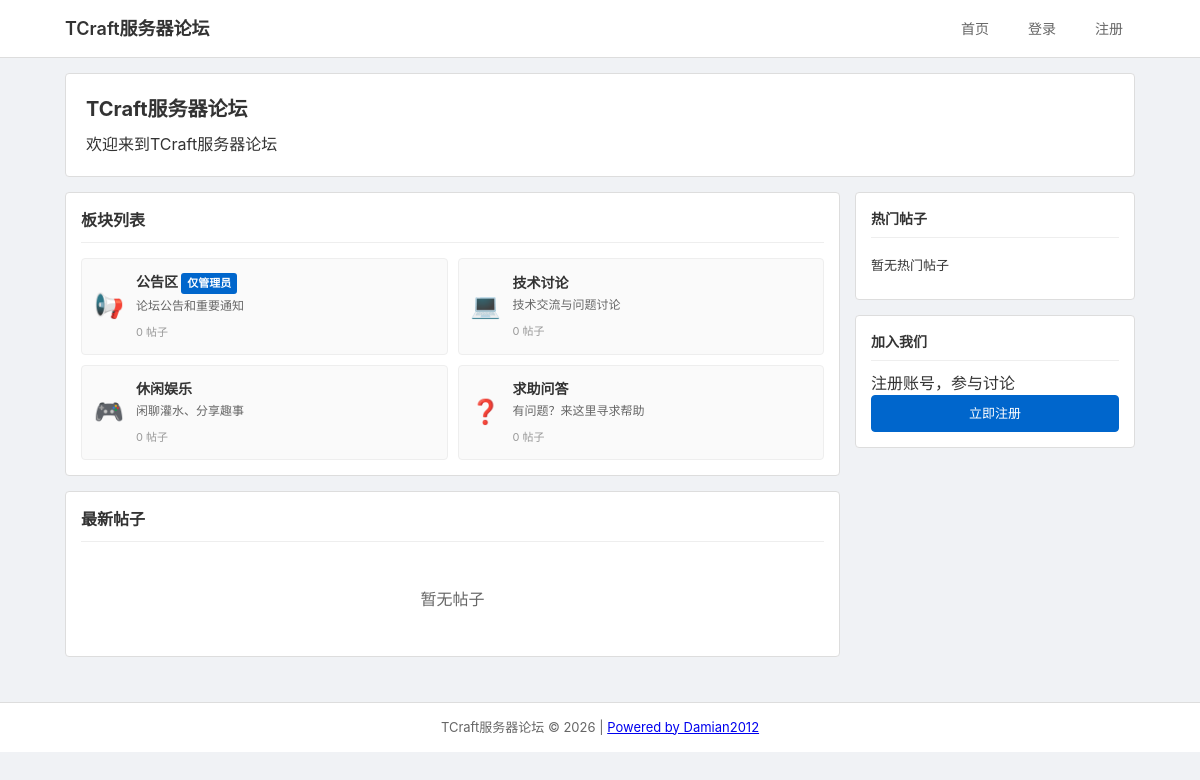
/index, run on the app's committed database.
### app/models.py (models this page shows, shortened)
class SiteConfig(db.Model):
    id = db.Column(db.Integer, primary_key=True)
    site_name = db.Column(db.String(100), default='TCraft服务器论坛')
    created_at = db.Column(db.DateTime, default=datetime.utcnow)
    updated_at = db.Column(db.DateTime, default=datetime.utcnow)
    @staticmethod
    def get_config():
        config = SiteConfig.query.first()
        if not config:
            config = SiteConfig()
            db.session.add(config)
            db.session.commit()
        return config

class Category(db.Model):
    id = db.Column(db.Integer, primary_key=True)
    name = db.Column(db.String(64), unique=True)
    description = db.Column(db.String(200))
    icon = db.Column(db.String(50))
    order = db.Column(db.Integer, default=0)
    admin_only = db.Column(db.Boolean, default=False)
    posts = db.relationship('Post', backref='category', lazy='dynamic')
    created_at = db.Column(db.DateTime, default=datetime.utcnow)
    def post_count(self):
        return self.posts.count()

### app/routes/main.py (the view)
@main.route('/')
@main.route('/index')
def index():
    categories = Category.query.order_by(Category.order).all()
    recent_posts = Post.query.order_by(Post.created_at.desc()).limit(10).all()
    hot_posts = Post.query.order_by(Post.views.desc()).limit(5).all()
    return render_template('index.html', categories=categories, recent_posts=recent_posts, hot_posts=hot_posts)

### app/templates/index.html (shortened to what this page needs)
{% extends "base.html" %}
{% block content %}
<div class="page-header">
    <h1>{{ site_name }}</h1>
    <p>欢迎来到{{ site_name }}</p>
</div>
<div class="content-wrapper">
    <div class="main-content">
        <section class="section">
            <h2 class="section-title">板块列表</h2>
            <div class="category-list">
                {% for category in categories %}
                <a href="{{ url_for('forum.category', id=category.id) }}" class="category-card">
                    <div class="category-icon">
                        <span>{{ category.icon or '📁' }}</span>
                    </div>
                    <div class="category-info">
                        <h3>{{ category.name }}{% if category.admin_only %} <span class="badge badge-admin">仅管理员</span>{% endif %}</h3>
                        <p>{{ category.description or '暂无描述' }}</p>
                        <span class="post-count">{{ category.post_count() }} 帖子</span>
                    </div>
                </a>
                {% endfor %}
            </div>
        </section>
        <section class="section">
            <h2 class="section-title">最新帖子</h2>
            <div class="post-list">
                {% if not recent_posts %}
                <div class="empty-state">
                    <p>暂无帖子</p>
                </div>
                {% endif %}
            </div>
        </section>
    </div>
    <aside class="sidebar">
        <div class="sidebar-card">
            <h3>热门帖子</h3>
            <ul class="hot-posts">
                {% if not hot_posts %}
                <li>暂无热门帖子</li>
                {% endif %}
            </ul>
        </div>
        {% if current_user.is_authenticated %}
            {% if not current_user.is_banned %}
            <div class="sidebar-card">
                <h3>快速操作</h3>
                <a href="{{ url_for('forum.create_post') }}" class="btn btn-primary btn-block">发布新帖</a>
            </div>
            {% endif %}
        {% else %}
        <div class="sidebar-card">
            <h3>加入我们</h3>
            <p>注册账号，参与讨论</p>
            <a href="{{ url_for('auth.register') }}" class="btn btn-primary btn-block">立即注册</a>
        </div>
        {% endif %}
    </aside>
</div>
{% endblock %}

### app/templates/base.html (shortened to what this page needs)
<!DOCTYPE html>
<html lang="zh-CN">
<head>
    <link rel="stylesheet" href="{{ url_for('static', filename='css/style.css') }}">
</head>
<body>
    <nav class="navbar">
        <div class="nav-container">
            <a href="{{ url_for('main.index') }}" class="nav-brand">{{ site_name }}</a>
            <div class="nav-menu">
                <a href="{{ url_for('main.index') }}" class="nav-link">首页</a>
                {% if current_user.is_authenticated %}
                    {% if current_user.is_banned %}
                    <span class="nav-link banned-tag">已封禁</span>
                    {% else %}
                    <a href="{{ url_for('forum.create_post') }}" class="nav-link">发帖</a>
                    {% endif %}
                    {% if current_user.is_admin %}
                    <a href="{{ url_for('forum.admin') }}" class="nav-link">后台</a>
                    {% endif %}
                    <div class="nav-user">
                        <a href="{{ url_for('auth.profile', username=current_user.username) }}" class="nav-link">{{ current_user.username }}</a>
                        <a href="{{ url_for('auth.logout') }}" class="nav-link">退出</a>
                    </div>
                {% else %}
                    <a href="{{ url_for('auth.login') }}" class="nav-link">登录</a>
                    <a href="{{ url_for('auth.register') }}" class="nav-link">注册</a>
                {% endif %}
            </div>
        </div>
    </nav>
    <div class="container">
        {% block content %}{% endblock %}
    </div>
    <footer class="footer">
        <div class="container">
            <p>{{ site_name }} &copy; {{ current_year }} | <a href="https://github.com/Damianjiang/luntan" target="_blank">Powered by Damian2012</a></p>
        </div>
    </footer>
</body>
</html>

### app/static/css/style.css (style rules this page uses)
* { margin: 0; padding: 0; box-sizing: border-box; }
body { font-family: -apple-system, BlinkMacSystemFont, 'Segoe UI', Roboto, sans-serif; background: #f0f2f5; color: #333; line-height: 1.5; }
.container { max-width: 1100px; margin: 0 auto; padding: 0 15px; }
.navbar { background: #fff; border-bottom: 1px solid #ddd; padding: 12px 0; }
.nav-container { max-width: 1100px; margin: 0 auto; padding: 0 15px; display: flex; justify-content: space-between; align-items: center; }
.nav-brand { font-size: 18px; font-weight: 600; color: #333; text-decoration: none; }
.nav-menu { display: flex; align-items: center; gap: 15px; }
.nav-link { color: #666; text-decoration: none; padding: 6px 12px; font-size: 14px; }
.page-header { background: #fff; padding: 20px; border-radius: 4px; margin: 15px 0; border: 1px solid #ddd; }
.page-header h1 { font-size: 20px; margin-bottom: 8px; }
.content-wrapper { display: grid; grid-template-columns: 1fr 280px; gap: 15px; margin: 15px 0; }
.main-content { min-width: 0; }
.sidebar { display: flex; flex-direction: column; gap: 15px; }
.sidebar-card { background: #fff; padding: 15px; border-radius: 4px; border: 1px solid #ddd; }
.sidebar-card h3 { font-size: 14px; margin-bottom: 10px; padding-bottom: 8px; border-bottom: 1px solid #eee; }
.hot-posts { list-style: none; }
.hot-posts li { padding: 8px 0; border-bottom: 1px solid #eee; font-size: 13px; }
.hot-posts li:last-child { border-bottom: none; }
.section { background: #fff; padding: 15px; border-radius: 4px; margin-bottom: 15px; border: 1px solid #ddd; }
.section-title { font-size: 16px; margin-bottom: 15px; padding-bottom: 10px; border-bottom: 1px solid #eee; }
.category-list { display: grid; grid-template-columns: repeat(auto-fill, minmax(250px, 1fr)); gap: 10px; }
.category-card { display: flex; align-items: center; padding: 12px; background: #fafafa; border: 1px solid #eee; border-radius: 4px; text-decoration: none; color: inherit; }
.category-icon { font-size: 24px; margin-right: 12px; }
.category-info h3 { font-size: 14px; margin-bottom: 3px; }
.category-info p { font-size: 12px; color: #666; margin-bottom: 3px; }
.post-count { font-size: 11px; color: #999; }
.post-list { display: flex; flex-direction: column; gap: 8px; }
.badge { display: inline-block; padding: 2px 6px; border-radius: 3px; font-size: 11px; margin-right: 4px; }
.badge-admin { background: #0066cc; color: white; }
.btn { display: inline-block; padding: 8px 16px; border: 1px solid #ddd; border-radius: 4px; cursor: pointer; text-decoration: none; font-size: 13px; background: #fff; color: #333; }
.btn-primary { background: #0066cc; color: white; border-color: #0066cc; }
.btn-block { display: block; width: 100%; text-align: center; }
.empty-state { text-align: center; padding: 30px; color: #666; }
.footer { background: #fff; border-top: 1px solid #ddd; text-align: center; padding: 15px; margin-top: 30px; font-size: 13px; color: #666; }

### data on the page
SiteConfig: site_name "TCraft服务器论坛"
Category: icon "📢", name "公告区", admin_only "仅管理员", description "论坛公告和重要通知", post_count "0"
Category: icon "💻", name "技术讨论", description "技术交流与问题讨论", post_count "0"
Category: icon "🎮", name "休闲娱乐", description "闲聊灌水、分享趣事", post_count "0"
Category: icon "❓", name "求助问答", description "有问题？来这里寻求帮助", post_count "0"
